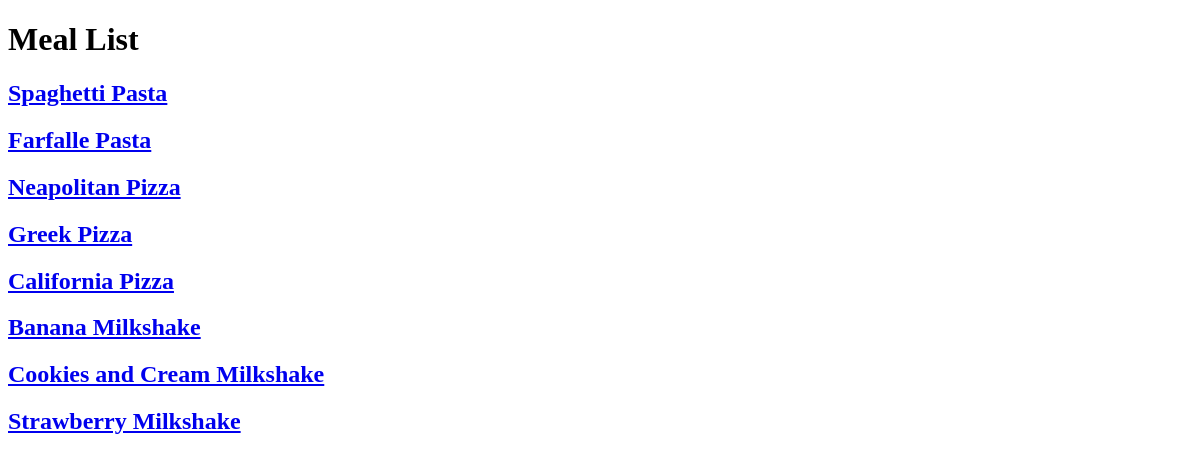
The app's page /meals/, older data.
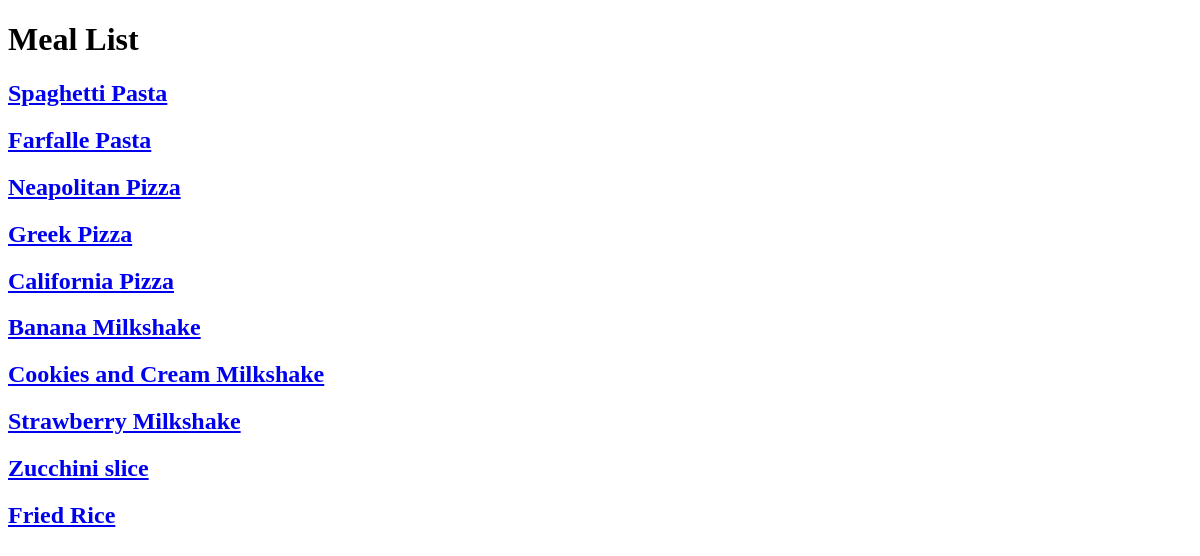
The same page, newer data.
### meals/models.py (models this page shows, shortened)
class Meals(models.Model):
    name = models.CharField(max_length=150)
    description = models.TextField(max_length=1000)
    people = models.IntegerField()
    price = models.DecimalField(max_digits=5, decimal_places=2)
    preparation_time = models.IntegerField()
    image = models.ImageField(upload_to="meals/")
    slug = models.SlugField(blank=True, null=True)
    class Meta:
        verbose_name = "meal"
        verbose_name_plural = "meals"
    def __str__(self):
        return self.name

### meals/views.py (the view)
# urls.py: path('',views.meal_list, name="meal_list"),
def meal_list(request):
    meal_list = Meals.objects.all()
    context = {"meal_list" : meal_list}
    return render(request,"meals/list.html",context)

### meals/templates/meals/list.html (shortened to what this page needs)
<!DOCTYPE html>
<html lang="en">
<head>
</head>
<body>
    <h1> Meal List </h1>
    {% for meal in meal_list %}
        <h2> <a href="{% url 'meals:meal_detail' meal.slug %}"> {{meal}} </a> </h2>
    {% endfor %}
</body>
</html>

Row changes from the older to the newer data that the page shows:
added Meals: name "Zucchini slice"
added Meals: name "Fried Rice"
